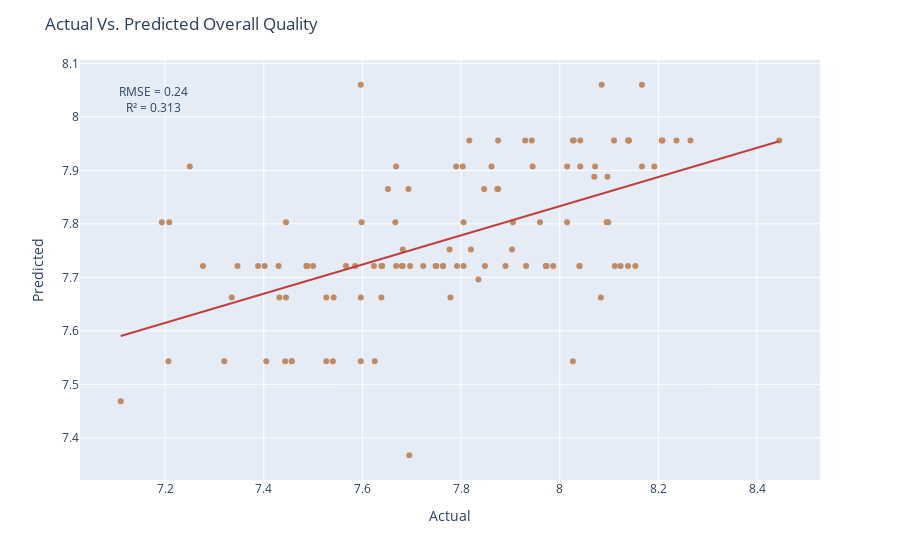
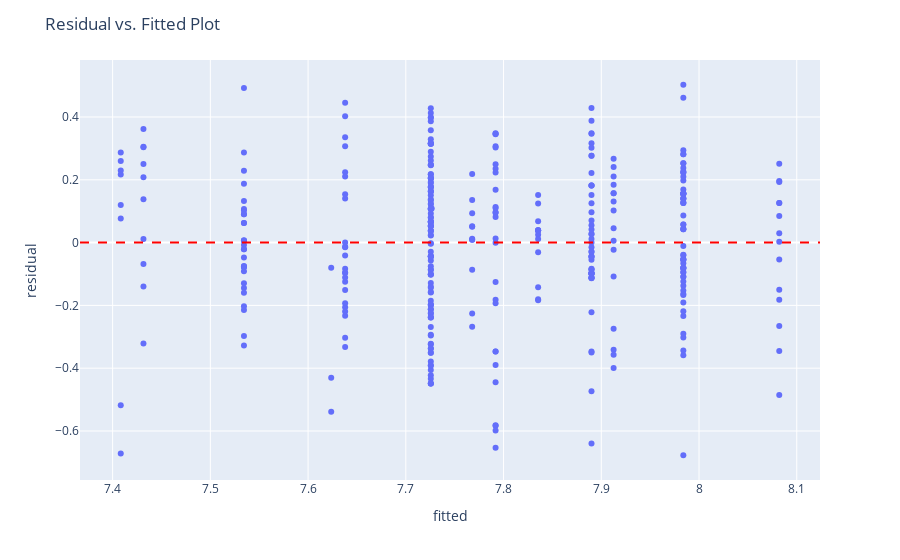

Source (notebook cell) for these figures, in order:
### Markdown cell above
### Model with country and species as predictors

### Code cell
model = smf.ols(formula='total_quality~country+species',data=coffee).fit()
print(model.summary())

plt.figure(figsize=(15,6))

palette = ["#6F4E37", "#C04040"]

sns.pointplot(
    x='country',
    y='total_quality',
    hue='species',
    data=coffee,
    palette=palette,
    dodge=True,
    markers=['o','s'],
    linestyles=['-', '--']
)

plt.xticks(rotation=45)
plt.title("Interaction Between Country and Species in Predicting Overall Quality")
plt.ylabel("Mean Overall Quality")
plt.xlabel("Country")
plt.show()

# One Hot Encoder
cats=["country", "species"]

preprocess=ColumnTransformer(transformers=[("encoder", OneHotEncoder(drop="first", handle_unknown='ignore'),cats)])

# Train-test split
X=coffee[['country','species']]
y=coffee['total_quality']

X_train,X_test,y_train,y_test=train_test_split(X,y,test_size=0.3,random_state=123)
ols=Pipeline(steps=[("preprocess", preprocess), ("model", LinearRegression())])
ols.fit(X_train, y_train)

# Train-test split
X=coffee[['country','species']]
y=coffee['total_quality']

X_train,X_test,y_train,y_test=train_test_split(X,y,test_size=0.3,random_state=123)
ols=Pipeline(steps=[("preprocess", preprocess), ("model", LinearRegression())])
ols.fit(X_train, y_train)

model1=ols.named_steps["model"]
predictors=ols.named_steps["preprocess"].get_feature_names_out()

charges_pred = ols.predict(X_test)
mse = mean_squared_error(y_test, charges_pred)
rmse = mse ** 0.5
r2 = r2_score(y_test, charges_pred)

# Actual Vs. Predicted Values plot
dat = pd.DataFrame({"Actual": y_test, "Predicted": charges_pred})

fig = px.scatter(dat, x="Actual", y="Predicted", trendline="ols", color_discrete_sequence=["#BF8A64"])
fig.data[-1].line.color = "#C04040"

fig.add_annotation(
    x=0.05, y=0.95, xref="paper", yref="paper",
    text=f"RMSE = {rmse:.2f}<br>R² = {r2:.3f}",
    showarrow=False,
    font=dict(size=12)
)
fig.update_layout(title = 'Actual Vs. Predicted Overall Quality')

fig.show()

# Residual vs. fitted plot
coffee['residual']=model.resid
coffee['fitted']=model.fittedvalues

fig=px.scatter(coffee, x="fitted", y="residual")
fig.add_hline(y=0, line_dash="dash", line_color="red")
fig.update_layout(title="Residual vs. Fitted Plot")
fig.show()

# Partial regression plots
include=["species[T.Robusta]","country[T.Thailand]", 'country[T.Ethiopia]',
         'country[T.Taiwan]', 'country[T.Vietnam]', 'country[T.Colombia]',
         'country[T.Indonesia]', 'country[T.Guatemala]', 'country[T.Kenya]',
         'country[T.India]']
graph=plt.figure(figsize=(15,15))
plot_partregress_grid(model, fig=graph,exog_idx=include)
plt.show()

### Figure 1 — Plotly figure (JSON) as saved in the notebook; plotly's stock layout.template omitted (floating-point values rounded to 4 significant figures)
{"data": [{"hovertemplate": "Actual=%{x}<br>Predicted=%{y}<extra></extra>", "legendgroup": "", "marker": {"color": "#BF8A64", "symbol": "circle"}, "mode": "markers", "name": "", "orientation": "v", "showlegend": false, "type": "scatter", "x": [7.803, 7.748, 7.75, 7.597, 7.763, 7.652, 7.597, 7.667, 8.14, 8.153, 7.43, 8.112, 7.64, 8.237, 8.027, 7.848, 7.32, 8.14, 7.682, 7.405, 8.11, 7.542, 7.638, 7.488, 8.04, 7.487, 7.93, 7.905, 8.042, 7.54, 8.095, 7.25, 7.763, 7.805, 7.972, 7.932, 8.072, 8.028, 8.445, 7.445, 7.5, 7.388, 8.097, 7.945, 7.68, 7.943, 7.723, 8.027, 7.987, 8.138, 7.792, 8.015, 8.083, 7.598, 7.567, 7.79, 7.862, 7.487, 7.432, 7.585, 7.443, 8.07, 7.527, 7.668, 7.668, 7.873, 7.96, 7.347, 7.277, 7.623, 8.167, 7.805, 8.138, 8.192, 7.457, 7.527, 7.89, 7.903, 7.625, 7.778, 7.445, 7.835, 7.193, 7.875, 7.638, 8.042, 7.597, 7.682, 8.015, 7.693, 7.207, 7.697, 8.123, 7.817, 7.777, 7.973, 8.04, 7.11, 8.098, 7.335, 7.82, 7.695, 8.085, 7.875, 7.457, 7.402, 8.208, 7.208, 8.265, 7.847, 8.167, 8.207], "xaxis": "x", "y": [7.907, 7.721, 7.721, 7.543, 7.721, 7.865, 8.06, 7.803, 7.956, 7.721, 7.721, 7.721, 7.721, 7.956, 7.956, 7.721, 7.543, 7.956, 7.721, 7.543, 7.956, 7.662, 7.721, 7.721, 7.721, 7.721, 7.956, 7.803, 7.956, 7.543, 7.803, 7.907, 7.721, 7.803, 7.721, 7.721, 7.907, 7.956, 7.956, 7.662, 7.721, 7.721, 7.888, 7.907, 7.721, 7.956, 7.721, 7.543, 7.721, 7.721, 7.721, 7.803, 7.662, 7.803, 7.721, 7.907, 7.907, 7.721, 7.662, 7.721, 7.543, 7.888, 7.543, 7.907, 7.721, 7.865, 7.803, 7.721, 7.721, 7.721, 8.06, 7.721, 7.956, 7.907, 7.543, 7.662, 7.721, 7.752, 7.543, 7.662, 7.803, 7.696, 7.803, 7.956, 7.662, 7.907, 7.662, 7.752, 7.907, 7.865, 7.543, 7.721, 7.721, 7.956, 7.752, 7.721, 7.721, 7.468, 7.803, 7.662, 7.752, 7.367, 8.06, 7.865, 7.543, 7.721, 7.956, 7.803, 7.956, 7.865, 7.907, 7.956], "yaxis": "y"}, {"hovertemplate": "<b>OLS trendline</b><br>Predicted = 0.272759 * Actual + 5.65102<br>R<sup>2</sup>=0.320107<br><br>Actual=%{x}<br>Predicted=%{y} <b>(trend)</b><extra></extra>", "legendgroup": "", "line": {"color": "#C04040"}, "marker": {"color": "#BF8A64", "symbol": "circle"}, "mode": "lines", "name": "", "showlegend": false, "type": "scatter", "x": [7.11, 7.193, 7.207, 7.208, 7.25, 7.277, 7.32, 7.335, 7.347, 7.388, 7.402, 7.405, 7.43, 7.432, 7.443, 7.445, 7.445, 7.457, 7.457, 7.487, 7.487, 7.488, 7.5, 7.527, 7.527, 7.54, 7.542, 7.567, 7.585, 7.597, 7.597, 7.597, 7.598, 7.623, 7.625, 7.638, 7.638, 7.64, 7.652, 7.667, 7.668, 7.668, 7.68, 7.682, 7.682, 7.693, 7.695, 7.697, 7.723, 7.748, 7.75, 7.763, 7.763, 7.777, 7.778, 7.79, 7.792, 7.803, 7.805, 7.805, 7.817, 7.82, 7.835, 7.847, 7.848, 7.862, 7.873, 7.875, 7.875, 7.89, 7.903, 7.905, 7.93, 7.932, 7.943, 7.945, 7.96, 7.972, 7.973, 7.987, 8.015, 8.015, 8.027, 8.027, 8.028, 8.04, 8.04, 8.042, 8.042, 8.07, 8.072, 8.083, 8.085, 8.095, 8.097, 8.098, 8.11, 8.112, 8.123, 8.138, 8.138, 8.14, 8.14, 8.153, 8.167, 8.167, 8.192, 8.207, 8.208, 8.237, 8.265, 8.445], "xaxis": "x", "y": [7.59, 7.613, 7.617, 7.617, 7.629, 7.636, 7.648, 7.652, 7.655, 7.666, 7.67, 7.671, 7.678, 7.678, 7.681, 7.682, 7.682, 7.685, 7.685, 7.693, 7.693, 7.694, 7.697, 7.704, 7.704, 7.708, 7.708, 7.715, 7.72, 7.723, 7.723, 7.723, 7.724, 7.73, 7.731, 7.734, 7.734, 7.735, 7.738, 7.742, 7.743, 7.743, 7.746, 7.746, 7.746, 7.749, 7.75, 7.75, 7.758, 7.764, 7.765, 7.769, 7.769, 7.772, 7.773, 7.776, 7.776, 7.779, 7.78, 7.78, 7.783, 7.784, 7.788, 7.791, 7.792, 7.795, 7.799, 7.799, 7.799, 7.803, 7.807, 7.807, 7.814, 7.814, 7.818, 7.818, 7.822, 7.825, 7.826, 7.829, 7.837, 7.837, 7.84, 7.84, 7.841, 7.844, 7.844, 7.844, 7.844, 7.852, 7.853, 7.856, 7.856, 7.859, 7.859, 7.86, 7.863, 7.864, 7.867, 7.871, 7.871, 7.871, 7.871, 7.875, 7.879, 7.879, 7.885, 7.889, 7.89, 7.898, 7.905, 7.954], "yaxis": "y"}], "layout": {"annotations": [{"font": {"size": 12}, "showarrow": false, "text": "RMSE = 0.24<br>R² = 0.313", "x": 0.05, "xref": "paper", "y": 0.95, "yref": "paper"}], "legend": {"tracegroupgap": 0}, "margin": {"t": 60}, "title": {"text": "Actual Vs. Predicted Overall Quality"}, "xaxis": {"anchor": "y", "domain": [0, 1], "title": {"text": "Actual"}}, "yaxis": {"anchor": "x", "domain": [0, 1], "title": {"text": "Predicted"}}}}

### Figure 2 — Plotly figure (JSON) as saved in the notebook; plotly's stock layout.template omitted (floating-point values rounded to 4 significant figures; data arrays with more than 128 entries replaced by an {"elided": "..."} marker saying what was removed)
{"data": [{"hovertemplate": "fitted=%{x}<br>residual=%{y}<extra></extra>", "legendgroup": "", "marker": {"color": "#636efa", "symbol": "circle"}, "mode": "markers", "name": "", "orientation": "v", "showlegend": false, "type": "scatter", "x": {"elided": "371 float values"}, "xaxis": "x", "y": {"elided": "371 float values"}, "yaxis": "y"}], "layout": {"legend": {"tracegroupgap": 0}, "margin": {"t": 60}, "shapes": [{"line": {"color": "red", "dash": "dash"}, "type": "line", "x0": 0, "x1": 1, "xref": "x domain", "y0": 0, "y1": 0, "yref": "y"}], "title": {"text": "Residual vs. Fitted Plot"}, "xaxis": {"anchor": "y", "domain": [0, 1], "title": {"text": "fitted"}}, "yaxis": {"anchor": "x", "domain": [0, 1], "title": {"text": "residual"}}}}
